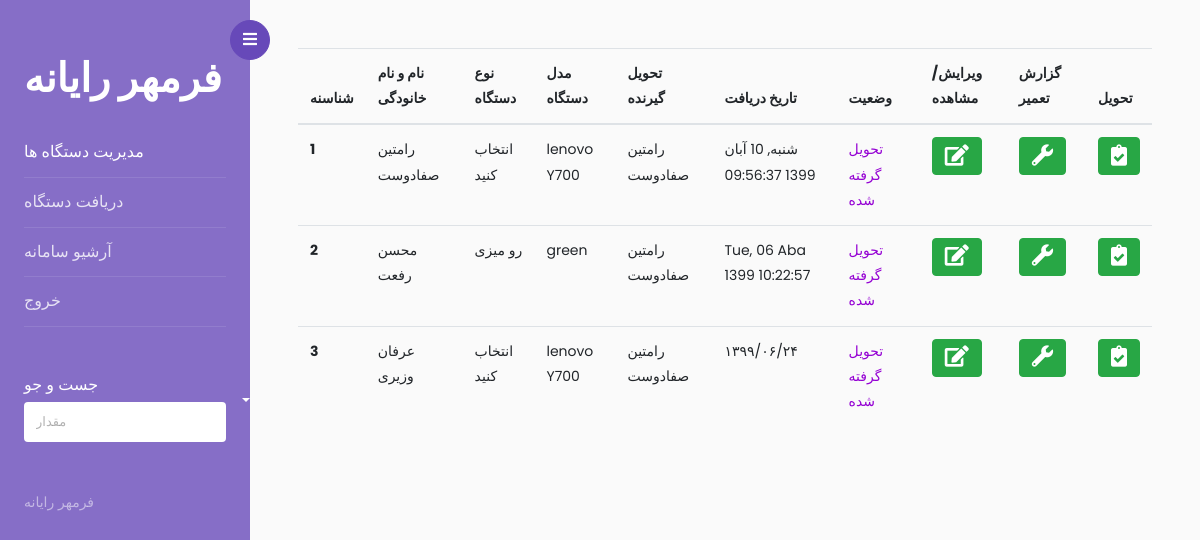
Page / (signed in) on the earlier database version.
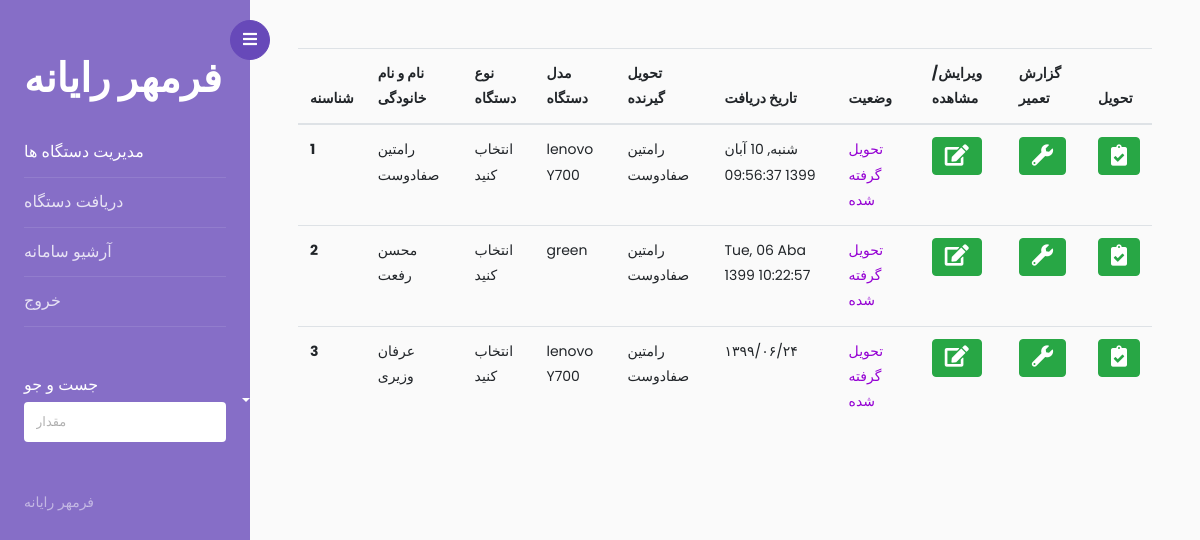
Same page on the later database version.
### app.py (models this page shows, shortened)
class devices(db.Model):
    _id= db.Column("id", db.Integer , primary_key=True)
    tracking_number =db.Column(db.String(100),nullable=False,unique=True)
    customer_name =db.Column(db.String(100),nullable=False)
    customer_phone =db.Column(db.String(20))
    device_type =db.Column(db.String(100))
    device_model =db.Column(db.String(100))
    serial_number =db.Column(db.String(100))
    property_number =db.Column(db.String(100))
    address =db.Column(db.String(300))
    problem =db.Column(db.String(500))
    accesories =db.Column(db.String(300))
    other_text =db.Column(db.String(700))
    giver_name =db.Column(db.String(100))
    in_time =db.Column(db.String(100))
    out_time =db.Column(db.String(100))
    situation=db.Column(db.Integer)
    deliverd=db.Column(db.Integer)
    repair_report=db.Column(db.String(400))

### app.py (the view)
@app.route('/')
def home():
    if not current_user.is_authenticated:
        return redirect(url_for('.login'))
    return render_template("index.html",values=devices.query.all())

### app.py (called while the page is built)
@Login_manager.user_loader
def load_user(user_id):
    return users.query.get(int(user_id))

### templates/index.html (shortened to what this page needs)
<!doctype html>
<html lang="en">
  <head>
		<link rel="stylesheet" href="https://stackpath.bootstrapcdn.com/font-awesome/4.7.0/css/font-awesome.min.css">
    <link rel="stylesheet" href="../static/add/css/style.css">
    <link rel="stylesheet" href="https://cdnjs.cloudflare.com/ajax/libs/font-awesome/5.15.1/css/all.min.css?family">
  </head>
  <body>
		<div class="wrapper d-flex align-items-stretch">
			<nav id="sidebar">
				<div class="custom-menu">
					<button type="button" id="sidebarCollapse" class="btn btn-primary">
	          <i class="fa fa-bars"></i>
	        </button>
        </div>
				<div class="p-4 pt-5">
		  		<h1><a href="index.html" class="logo">فرمهر رایانه</a></h1>
	        <ul class="list-unstyled components mb-5">
	          <li class="active">
	            <a href="/"  aria-expanded="false" class="dropdown-toggle">مدیریت دستگاه ها</a>
	          </li>
	          <li>
	              <a href="/add">دریافت دستگاه  </a>
	          </li>
	          <li>
              <a href="/archive">آرشیو سامانه</a>
	          </li>
	          <li>
              <a href="/logout">خروج</a>
	          </li>
	        </ul>
	        <div class="mb-5">
						<h3 class="h6">جست و جو</h3>
						<form action="#" class="colorlib-subscribe-form">
	            <div class="form-group d-flex">
	              <input type="text" class="form-control" placeholder="مقدار ">
	            </div>
	          </form>
					</div>
	        <div class="footer">
	        	<p>
						  فرمهر رایانه
						  </p>
	        </div>
	      </div>
    	</nav>
      <div id="content" class="p-4 p-md-5 pt-5">
        <form method="POST" action="/edit">
        <table class="table" id="tblTest">
            <thead>
              <tr>
                <th scope="col">شناسنه</th>
                <th scope="col">نام و نام خانودگی</th>
                <th scope="col">نوع دستگاه</th>
                <th scope="col">مدل دستگاه</th>
                <th scope="col">تحویل گیرنده</th>
                <th scope="col">تاریخ دریافت</th>
                <th scope="col">وضعیت</th>
                <th scope="col">ویرایش/مشاهده</th>
                <th scope="col">گزارش تعمیر</th>
                <th scope="col">تحویل</th>
              </tr>
            </thead>
            <tbody>
                {% for item in values %}
              <tr>
                <th scope="row">{{item._id}} </th>
                <td>{{item.customer_name}}</td>
                <td>{{item.device_type}}</td>
                <td>{{item.device_model}}</td>
                <td>{{item.giver_name}}</td>
                <td>{{item.in_time}}</td>
                  {%  if item.situation==0 %}
                  <td style="color: darkviolet;">تحویل گرفته شده</td>
                  {% elif item.situation==1 %}
                  <td style="color: greenyellow;">تعمیر شده</td>
                  {% else %}
                  <td style="color: firebrick;">تعمیر نشده</td>
                  {% endif %}
                <td> <button type="submit" class="btn btn-success btnSelect" >
                  <i class="fa fa-edit fa-lg"></i>
              </button></td>
                <td> <button type="button" class="btn btn-success open-modal"  data-toggle="modal" data-target="#modal" >
                  <i class="fa fa-wrench fa-lg"></i>
              </button></td>
                <td><button type="button" class="btn btn-success"  data-toggle="modal" data-target="#modaltahvil" >
                  <i class="fas fa-clipboard-check fa-lg"></i>
              </button></td>
              </tr>
              {% endfor %}
            </tbody>
          </table>
        </form>
      </div>
    </div>
  </body>
</html>

Differences in the rows shown:
changed devices "محسن رفعت": device_type "رو میزی" → "انتخاب کنید"
